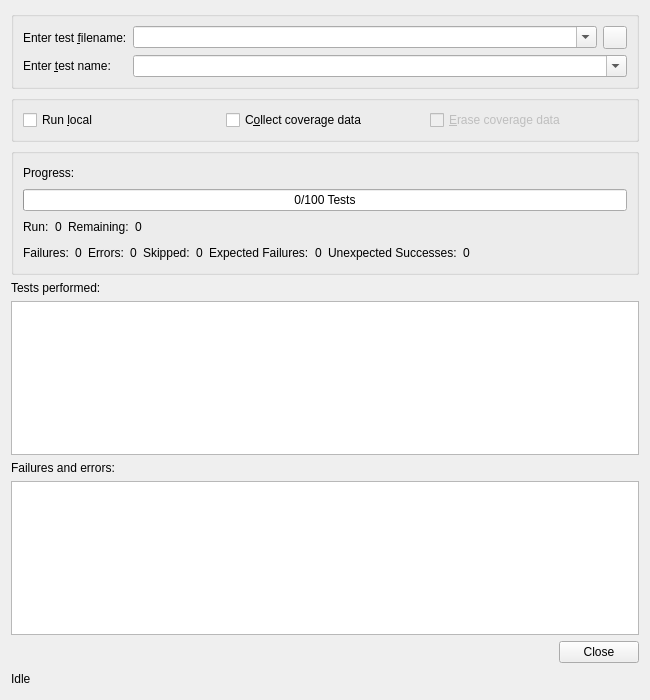
<?xml version="1.0" encoding="UTF-8"?>
<ui version="4.0">
 <class>UnittestDialog</class>
 <widget class="QWidget" name="UnittestDialog">
  <property name="geometry">
   <rect>
    <x>0</x>
    <y>0</y>
    <width>650</width>
    <height>700</height>
   </rect>
  </property>
  <property name="windowTitle">
   <string>Unittest</string>
  </property>
  <layout class="QVBoxLayout" name="verticalLayout_2">
   <item>
    <widget class="QGroupBox" name="groupBox">
     <property name="title">
      <string/>
     </property>
     <layout class="QGridLayout" name="_4">
      <item row="1" column="1" colspan="2">
       <widget class="QComboBox" name="testComboBox">
        <property name="toolTip">
         <string>Enter the test name. Leave empty to use the default name &quot;suite&quot;.</string>
        </property>
        <property name="whatsThis">
         <string>&lt;b&gt;Testname&lt;/b&gt;&lt;p&gt;Enter the name of the test to be performed. This name must follow the rules given by Python's unittest module. If this field is empty, the default name of &quot;suite&quot; will be used.&lt;/p&gt;</string>
        </property>
        <property name="editable">
         <bool>true</bool>
        </property>
       </widget>
      </item>
      <item row="0" column="1">
       <widget class="QComboBox" name="testsuiteComboBox">
        <property name="sizePolicy">
         <sizepolicy hsizetype="MinimumExpanding" vsizetype="Fixed">
          <horstretch>0</horstretch>
          <verstretch>0</verstretch>
         </sizepolicy>
        </property>
        <property name="toolTip">
         <string>Enter name of file defining the testsuite</string>
        </property>
        <property name="whatsThis">
         <string>&lt;b&gt;Testsuite&lt;/b&gt;
&lt;p&gt;Enter the name of the file defining the testsuite.
It should have a method with a name given below. If no name is given, the suite() method will be tried. If no such method can be
found, the module will be inspected for proper test
cases.&lt;/p&gt;</string>
        </property>
        <property name="editable">
         <bool>true</bool>
        </property>
        <property name="insertPolicy">
         <enum>QComboBox::InsertAtTop</enum>
        </property>
        <property name="autoCompletion">
         <bool>true</bool>
        </property>
        <property name="duplicatesEnabled">
         <bool>false</bool>
        </property>
       </widget>
      </item>
      <item row="1" column="0">
       <widget class="QLabel" name="label">
        <property name="text">
         <string>Enter &amp;test name:</string>
        </property>
        <property name="buddy">
         <cstring>testComboBox</cstring>
        </property>
       </widget>
      </item>
      <item row="0" column="0">
       <widget class="QLabel" name="testsuiteLabel">
        <property name="text">
         <string>Enter test &amp;filename:</string>
        </property>
        <property name="buddy">
         <cstring>testsuiteComboBox</cstring>
        </property>
       </widget>
      </item>
      <item row="0" column="2">
       <widget class="QToolButton" name="fileDialogButton">
        <property name="toolTip">
         <string>Open a file selection dialog</string>
        </property>
       </widget>
      </item>
     </layout>
    </widget>
   </item>
   <item>
    <widget class="QGroupBox" name="optionsGroup">
     <property name="title">
      <string/>
     </property>
     <layout class="QHBoxLayout" name="_5">
      <item>
       <widget class="QCheckBox" name="localCheckBox">
        <property name="toolTip">
         <string>Select whether you want to run the test locally</string>
        </property>
        <property name="text">
         <string>Run &amp;local</string>
        </property>
       </widget>
      </item>
      <item>
       <widget class="QCheckBox" name="coverageCheckBox">
        <property name="toolTip">
         <string>Select whether coverage data should be collected</string>
        </property>
        <property name="text">
         <string>C&amp;ollect coverage data</string>
        </property>
       </widget>
      </item>
      <item>
       <widget class="QCheckBox" name="coverageEraseCheckBox">
        <property name="enabled">
         <bool>false</bool>
        </property>
        <property name="toolTip">
         <string>Select whether old coverage data should be erased</string>
        </property>
        <property name="text">
         <string>&amp;Erase coverage data</string>
        </property>
       </widget>
      </item>
     </layout>
    </widget>
   </item>
   <item>
    <widget class="QGroupBox" name="progressGroupBox">
     <property name="title">
      <string/>
     </property>
     <layout class="QVBoxLayout" name="verticalLayout">
      <item>
       <layout class="QHBoxLayout" name="_8">
        <item>
         <widget class="QLabel" name="progressTextLabel">
          <property name="text">
           <string>Progress:</string>
          </property>
         </widget>
        </item>
        <item>
         <spacer>
          <property name="orientation">
           <enum>Qt::Horizontal</enum>
          </property>
          <property name="sizeHint" stdset="0">
           <size>
            <width>371</width>
            <height>20</height>
           </size>
          </property>
         </spacer>
        </item>
        <item>
         <widget class="E5Led" name="progressLed"/>
        </item>
       </layout>
      </item>
      <item>
       <widget class="QProgressBar" name="progressProgressBar">
        <property name="value">
         <number>0</number>
        </property>
        <property name="orientation">
         <enum>Qt::Horizontal</enum>
        </property>
        <property name="format">
         <string>%v/%m Tests</string>
        </property>
       </widget>
      </item>
      <item>
       <layout class="QHBoxLayout" name="horizontalLayout_2">
        <item>
         <widget class="QLabel" name="progressCounterRunLabel">
          <property name="text">
           <string>Run:</string>
          </property>
         </widget>
        </item>
        <item>
         <widget class="QLabel" name="progressCounterRunCount">
          <property name="toolTip">
           <string>Number of tests run</string>
          </property>
          <property name="text">
           <string notr="true">0</string>
          </property>
         </widget>
        </item>
        <item>
         <widget class="QLabel" name="progressCounterRemLabel">
          <property name="text">
           <string>Remaining:</string>
          </property>
         </widget>
        </item>
        <item>
         <widget class="QLabel" name="progressCounterRemCount">
          <property name="toolTip">
           <string>Number of tests to be run</string>
          </property>
          <property name="text">
           <string notr="true">0</string>
          </property>
         </widget>
        </item>
        <item>
         <spacer name="horizontalSpacer">
          <property name="orientation">
           <enum>Qt::Horizontal</enum>
          </property>
          <property name="sizeHint" stdset="0">
           <size>
            <width>40</width>
            <height>20</height>
           </size>
          </property>
         </spacer>
        </item>
       </layout>
      </item>
      <item>
       <layout class="QHBoxLayout" name="horizontalLayout">
        <item>
         <widget class="QLabel" name="progressCounterFailureLabel">
          <property name="text">
           <string>Failures:</string>
          </property>
         </widget>
        </item>
        <item>
         <widget class="QLabel" name="progressCounterFailureCount">
          <property name="toolTip">
           <string>Number of test failures</string>
          </property>
          <property name="text">
           <string notr="true">0</string>
          </property>
         </widget>
        </item>
        <item>
         <widget class="QLabel" name="progressCounterErrorLabel">
          <property name="text">
           <string>Errors:</string>
          </property>
         </widget>
        </item>
        <item>
         <widget class="QLabel" name="progressCounterErrorCount">
          <property name="toolTip">
           <string>Number of test errors</string>
          </property>
          <property name="text">
           <string notr="true">0</string>
          </property>
         </widget>
        </item>
        <item>
         <widget class="QLabel" name="progressCounterSkippedLabel">
          <property name="text">
           <string>Skipped:</string>
          </property>
         </widget>
        </item>
        <item>
         <widget class="QLabel" name="progressCounterSkippedCount">
          <property name="toolTip">
           <string>Number of tests skipped</string>
          </property>
          <property name="text">
           <string notr="true">0</string>
          </property>
         </widget>
        </item>
        <item>
         <widget class="QLabel" name="progressCounterExpectedFailureLabel">
          <property name="text">
           <string>Expected Failures:</string>
          </property>
         </widget>
        </item>
        <item>
         <widget class="QLabel" name="progressCounterExpectedFailureCount">
          <property name="toolTip">
           <string>Number of tests with expected failure</string>
          </property>
          <property name="text">
           <string notr="true">0</string>
          </property>
         </widget>
        </item>
        <item>
         <widget class="QLabel" name="progressCounterUnexpectedSuccessLabel">
          <property name="text">
           <string>Unexpected Successes:</string>
          </property>
         </widget>
        </item>
        <item>
         <widget class="QLabel" name="progressCounterUnexpectedSuccessCount">
          <property name="toolTip">
           <string>Number of tests with unexpected success</string>
          </property>
          <property name="text">
           <string notr="true">0</string>
          </property>
         </widget>
        </item>
        <item>
         <spacer>
          <property name="orientation">
           <enum>Qt::Horizontal</enum>
          </property>
          <property name="sizeType">
           <enum>QSizePolicy::Expanding</enum>
          </property>
          <property name="sizeHint" stdset="0">
           <size>
            <width>20</width>
            <height>20</height>
           </size>
          </property>
         </spacer>
        </item>
       </layout>
      </item>
     </layout>
    </widget>
   </item>
   <item>
    <widget class="QLabel" name="textLabel1">
     <property name="text">
      <string>Tests performed:</string>
     </property>
    </widget>
   </item>
   <item>
    <widget class="QListWidget" name="testsListWidget"/>
   </item>
   <item>
    <widget class="QLabel" name="listboxLabel">
     <property name="text">
      <string>Failures and errors:</string>
     </property>
    </widget>
   </item>
   <item>
    <widget class="QListWidget" name="errorsListWidget">
     <property name="toolTip">
      <string>Failures and Errors list</string>
     </property>
     <property name="whatsThis">
      <string>&lt;b&gt;Failures and Errors list&lt;/b&gt;
&lt;p&gt;This list shows all failed and errored tests.
Double clicking on an entry will show the respective traceback.&lt;/p&gt;</string>
     </property>
    </widget>
   </item>
   <item>
    <widget class="QDialogButtonBox" name="buttonBox">
     <property name="orientation">
      <enum>Qt::Horizontal</enum>
     </property>
     <property name="standardButtons">
      <set>QDialogButtonBox::Close</set>
     </property>
    </widget>
   </item>
   <item>
    <layout class="QHBoxLayout" name="_3">
     <item>
      <widget class="QLabel" name="sbLabel">
       <property name="sizePolicy">
        <sizepolicy hsizetype="Preferred" vsizetype="Preferred">
         <horstretch>0</horstretch>
         <verstretch>0</verstretch>
        </sizepolicy>
       </property>
       <property name="text">
        <string>Idle</string>
       </property>
      </widget>
     </item>
     <item>
      <spacer>
       <property name="orientation">
        <enum>Qt::Horizontal</enum>
       </property>
       <property name="sizeType">
        <enum>QSizePolicy::Expanding</enum>
       </property>
       <property name="sizeHint" stdset="0">
        <size>
         <width>20</width>
         <height>20</height>
        </size>
       </property>
      </spacer>
     </item>
    </layout>
   </item>
  </layout>
 </widget>
 <customwidgets>
  <customwidget>
   <class>E5Led</class>
   <extends>QFrame</extends>
   <header>E5Gui/E5Led.h</header>
   <container>1</container>
  </customwidget>
 </customwidgets>
 <tabstops>
  <tabstop>testsuiteComboBox</tabstop>
  <tabstop>fileDialogButton</tabstop>
  <tabstop>testComboBox</tabstop>
  <tabstop>localCheckBox</tabstop>
  <tabstop>coverageCheckBox</tabstop>
  <tabstop>coverageEraseCheckBox</tabstop>
  <tabstop>testsListWidget</tabstop>
  <tabstop>errorsListWidget</tabstop>
 </tabstops>
 <resources/>
 <connections>
  <connection>
   <sender>coverageCheckBox</sender>
   <signal>toggled(bool)</signal>
   <receiver>coverageEraseCheckBox</receiver>
   <slot>setEnabled(bool)</slot>
   <hints>
    <hint type="sourcelabel">
     <x>405</x>
     <y>107</y>
    </hint>
    <hint type="destinationlabel">
     <x>604</x>
     <y>107</y>
    </hint>
   </hints>
  </connection>
  <connection>
   <sender>buttonBox</sender>
   <signal>accepted()</signal>
   <receiver>UnittestDialog</receiver>
   <slot>close()</slot>
   <hints>
    <hint type="sourcelabel">
     <x>58</x>
     <y>618</y>
    </hint>
    <hint type="destinationlabel">
     <x>72</x>
     <y>667</y>
    </hint>
   </hints>
  </connection>
  <connection>
   <sender>buttonBox</sender>
   <signal>rejected()</signal>
   <receiver>UnittestDialog</receiver>
   <slot>close()</slot>
   <hints>
    <hint type="sourcelabel">
     <x>148</x>
     <y>623</y>
    </hint>
    <hint type="destinationlabel">
     <x>148</x>
     <y>668</y>
    </hint>
   </hints>
  </connection>
 </connections>
</ui>
